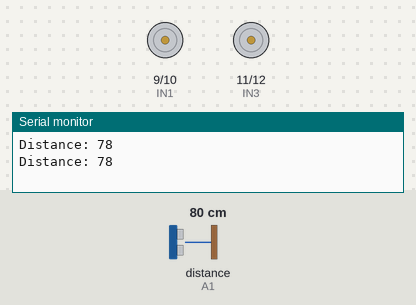
The sketch below on a simulated Arduino Uno, built with avr-gcc and run on an emulated ATmega328P. Shown: motor-driver pin pairs drawn as motors (green arrow = first pin HIGH = forward, orange = second pin HIGH = backward, longer = more drive), the last lines printed to the serial monitor. Wiring (inferred from the names in the program): ultrasonic range finder: trigger A0; echo A1. The test bench sets the inputs (shaded band); at power-on: distance to the obstacle (sensor on A1) 80 cm. The echo pulse lasts 58.3 µs per cm.

Above: at 4.8 s.
4.9 s: distance to the obstacle (sensor on A1) set to 33 cm
At 6.1 s:
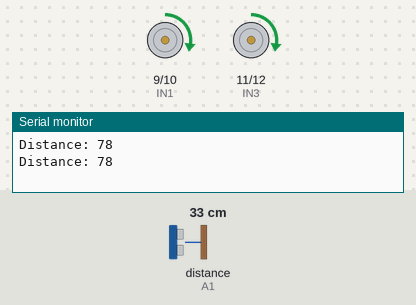
14.2 s: distance to the obstacle (sensor on A1) set to 28 cm
At 21.2 s:
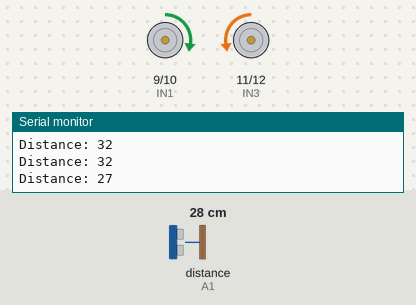
Timing chart, 0 to 36.8 s (numbered marks = the images above; inputs shaded):
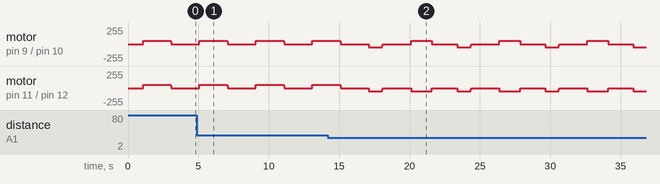

The sketch:

object_avoideing_robot_ln298n.ino.ino
```cpp
// SLRC - Science Lover Robotics Club

const int trigPin = A0;
const int echoPin = A1;
long duration;
int distance;

// L298N Motor Driver Pin Configuration
const int IN1 = 9;
const int IN2 = 10;
const int IN3 = 11;
const int IN4 = 12;

void setup() {
  pinMode(trigPin, OUTPUT);
  pinMode(echoPin, INPUT);

  pinMode(IN1, OUTPUT);
  pinMode(IN2, OUTPUT);
  pinMode(IN3, OUTPUT);
  pinMode(IN4, OUTPUT);

  Serial.begin(9600);
}

void loop() {
  digitalWrite(trigPin, LOW);
  delayMicroseconds(2);
  digitalWrite(trigPin, HIGH);
  delayMicroseconds(10);
  digitalWrite(trigPin, LOW);
  duration = pulseIn(echoPin, HIGH);
  distance = duration * 0.034 / 2;

  Serial.print("Distance: ");
  Serial.println(distance);

  movestop();
  delay(1000);

  if (distance < 30) {
    backward(100); // Slow speed
    delay(1000);

    movestop();
    delay(1000);

    lookright(150); // Medium speed
    delay(750);
  }
  else {
    forward(200); // High speed
    delay(1000);
  }
}

// Stop Motors
void movestop() {
  digitalWrite(IN1, LOW);
  digitalWrite(IN2, LOW);
  digitalWrite(IN3, LOW);
  digitalWrite(IN4, LOW);
}

// Move Forward with Speed Control
void forward(int speed) {
  for (int i = 0; i < speed; i++) {
    digitalWrite(IN1, HIGH);
    digitalWrite(IN2, LOW);
    digitalWrite(IN3, HIGH);
    digitalWrite(IN4, LOW);
    delay(2); // Motor ON for 2ms

    digitalWrite(IN1, LOW);
    digitalWrite(IN2, LOW);
    digitalWrite(IN3, LOW);
    digitalWrite(IN4, LOW);
    delay(8); // Motor OFF for 8ms
  }
}

// Move Backward with Speed Control
void backward(int speed) {
  for (int i = 0; i < speed; i++) {
    digitalWrite(IN1, LOW);
    digitalWrite(IN2, HIGH);
    digitalWrite(IN3, LOW);
    digitalWrite(IN4, HIGH);
    delay(2);

    digitalWrite(IN1, LOW);
    digitalWrite(IN2, LOW);
    digitalWrite(IN3, LOW);
    digitalWrite(IN4, LOW);
    delay(8);
  }
}

// Turn Right with Speed Control
void lookright(int speed) {
  for (int i = 0; i < speed; i++) {
    digitalWrite(IN1, HIGH);
    digitalWrite(IN2, LOW);
    digitalWrite(IN3, LOW);
    digitalWrite(IN4, HIGH);
    delay(2);

    digitalWrite(IN1, LOW);
    digitalWrite(IN2, LOW);
    digitalWrite(IN3, LOW);
    digitalWrite(IN4, LOW);
    delay(8);
  }
}

// Turn Left with Speed Control
void lookleft(int speed) {
  for (int i = 0; i < speed; i++) {
    digitalWrite(IN1, LOW);
    digitalWrite(IN2, HIGH);
    digitalWrite(IN3, HIGH);
    digitalWrite(IN4, LOW);
    delay(2);

    digitalWrite(IN1, LOW);
    digitalWrite(IN2, LOW);
    digitalWrite(IN3, LOW);
    digitalWrite(IN4, LOW);
    delay(8);
  }
}
```

Measured:
- the behaviour switches between 31 and 30 cm on distance to the obstacle (sensor on A1) (found by bisection; images 1 and 2)
- by itself, motor on pin 9 (IN1) / pin 10 (IN2): moves between backward 52/255 and forward 52/255, repeating every 6.3 s
- by itself, motor on pin 11 (IN3) / pin 12 (IN4): moves between backward 52/255 and forward 27/255, repeating every 6.3 s
